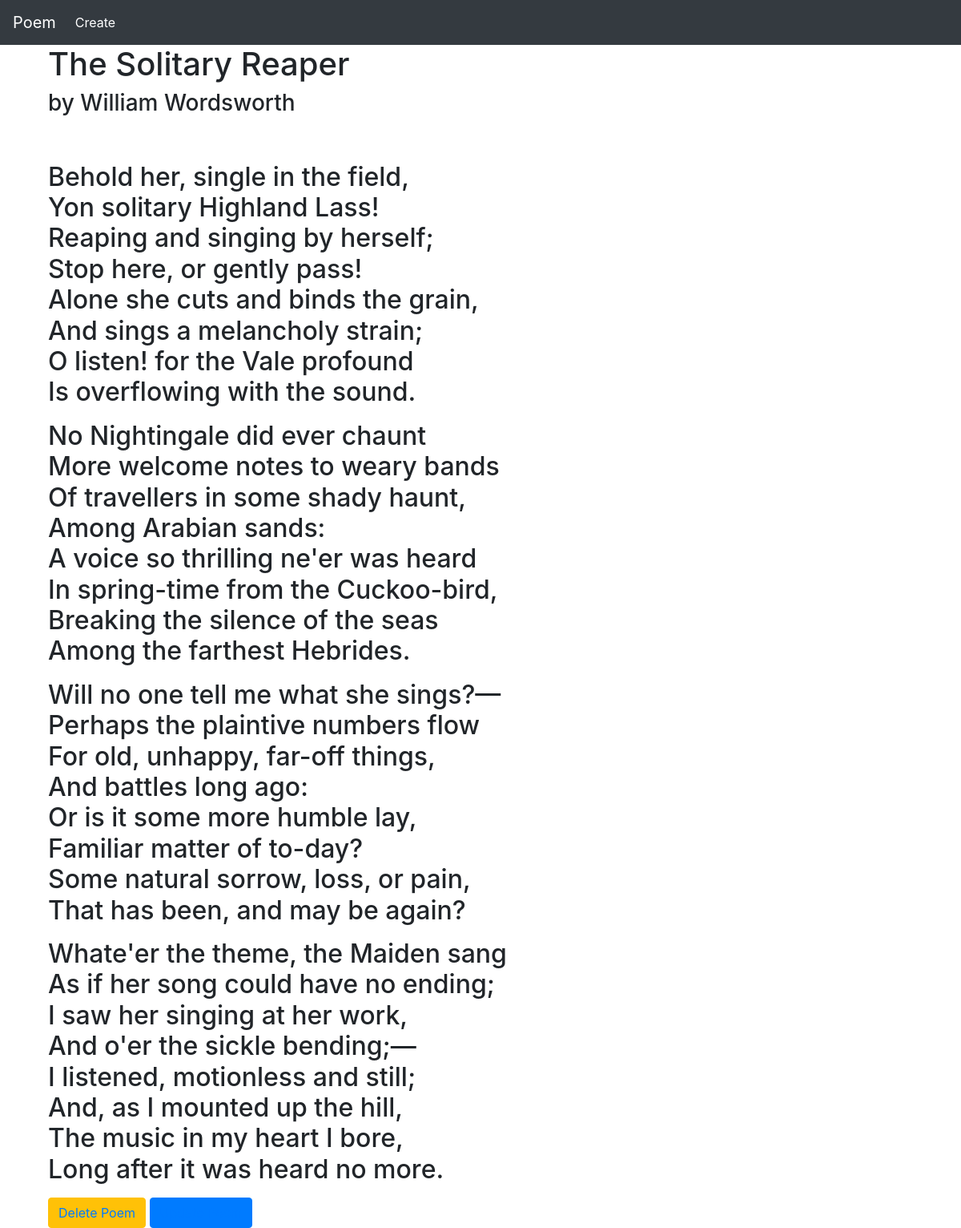
Screenshot of /the-solitary-reaper-william-wordsworth/ with the database file from the repository.
### poem_app/models.py (models this page shows, shortened)
class Poem(models.Model):
    title = models.CharField(max_length=50)
    poet = models.CharField(max_length=50)
    slug = models.SlugField(max_length=63)
    poem = models.TextField()
    class Meta:
        unique_together=(('title','poet'),)
        ordering = ['title']
    def get_delete_url(self):
        return reverse('poem:delete', kwargs={'slug':self.slug})
    def get_update_url(self):
        return reverse('poem:update', kwargs={'slug':self.slug})

### poem_app/views.py (the view)
# urls.py: path('<slug:slug>/', views.PoemDetail.as_view(), name='detail'),
class PoemDetail(View):
    model = Poem
    template_name = 'poem_app/poem_detail.html'
    def get(self, request, slug):
        poem = get_object_or_404(self.model, slug__iexact=slug)
        return render(
            request,
            self.template_name,
            {'poem':poem}
        )

### poem_app/templates/poem_app/poem_detail.html (shortened to what this page needs)
{% extends "poem_app/base_poem.html" %}
{% block content %}
<div class="container">
    <h1>{{poem.title}}</h1>
    <h3>by {{poem.poet}}</h3>
    <br>
    <br>
    <h2>
        {{poem.poem|linebreaks}}
    </h2>
    <button type="button" class="btn btn-warning"><a href="{{poem.get_delete_url}}">Delete Poem</a></button>
    <button type="button" class="btn btn-primary"><a href="{{poem.get_update_url}}">Update Poem</a></button>
</div>
{% endblock content %}

### rows the page displays
Poem: title "The Solitary Reaper", poet "William Wordsworth", poem "Behold her, single in the field, Yon solitary Highland Lass! Reaping and singing by herself; Stop here, or gently pass! Alone she cuts and binds the grain, And sings a melancholy strain; O listen! for the Vale profound Is overflowing with the sound. No Nightingale did ever chaunt More welcome notes to weary bands Of travellers in some shady haunt, Among Arabian sands: A voice so thrilling ne'er was heard In spring-time from the Cuckoo-bird, Breaking the silence of the seas Among the farthest Hebrides. Will no one tell me what she sings?— Perhaps the plaintive numbers flow For old, unhappy, far-off things, And battles long ago: Or is it some more humble lay, Familiar matter of to-day? Some…"
